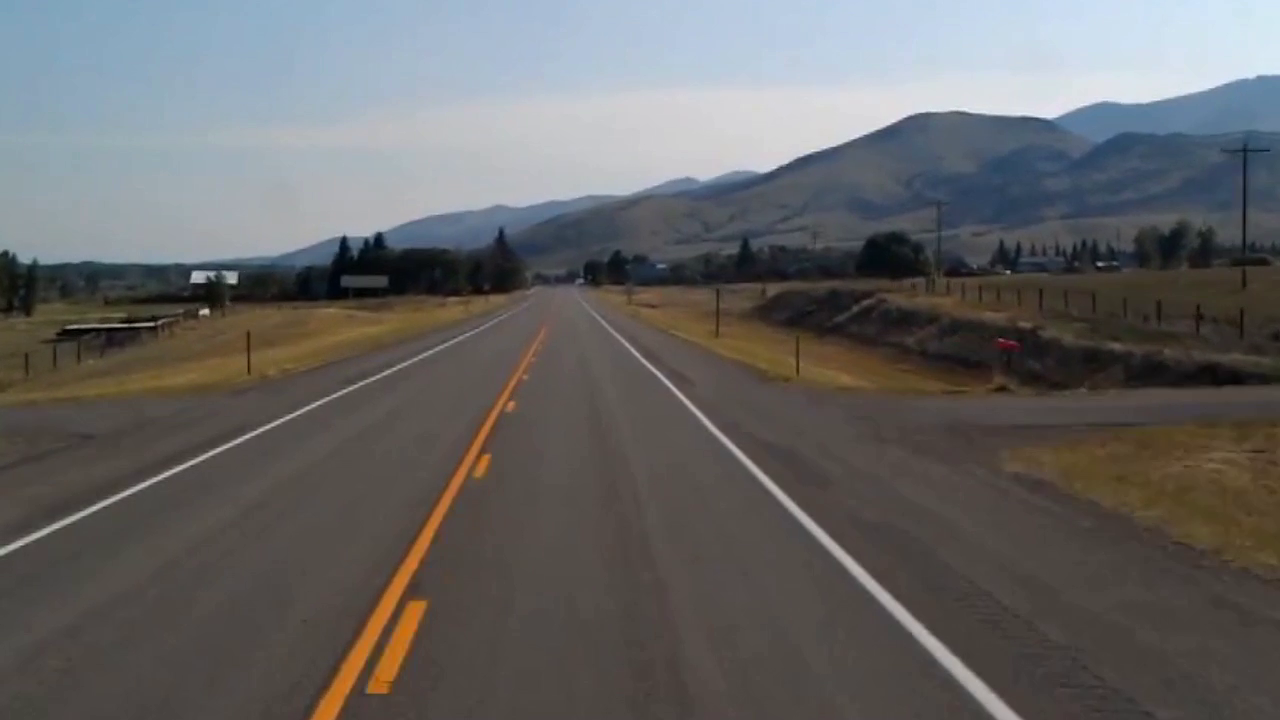
#> input picture frame 21 of Finding_Lanes/video1.mp4, 1280 x 720 px
$ python main.py
#> lines starting #> are read from the running program, lines starting #| are printed output that depends on the picture; after the words box and inside, x2 and y2 are one past the last pixel; in counts of white or black regions, pixels touching at a corner belong together
#> further down, frame is the input picture: shape (720, 1280, 3); mean B, G, R 101.4, 101.6, 102.4
import cv2
import numpy as np


# 1. convert the image to gray scale
# 2. blur the image
# 3. detect the edges
# 4. create a mask
# 5. apply the mask to the image
# 6. detect the lines
# 7. average the lines
# 8. display the lines


def make_coordinate(image, line_parameters):
    slope, intercept = line_parameters
    y1 = image.shape[0]
    y2 = int(y1*(3/5))
    x1 = int((y1-intercept)/slope)
    x2 = int((y2-intercept)/slope)
    return np.array([x1, y1, x2, y2])


def average_lines_intercept(image, lines):
    left_fit = []
    right_fit = []
    for line in lines:
        x1, y1, x2, y2 = line.reshape(4)
        parameters = np.polyfit((x1, x2), (y1, y2), 1)
        slope = parameters[0]
        intercept = parameters[1]
        if slope < 0:
            left_fit.append((slope, intercept))
        else:
            right_fit.append((slope, intercept))
    left_fit_average = np.average(left_fit, axis=0)
    right_fit_average = np.average(right_fit, axis=0)
    left_line = make_coordinate(image, left_fit_average)
    right_line = make_coordinate(image, right_fit_average)
    return np.array([left_line, right_line])


def canny(image):
    gray = cv2.cvtColor(image, cv2.COLOR_RGB2GRAY)  # gray scale 로 변환
    blur = cv2.GaussianBlur(gray, (5, 5), 0)  # blur 처리
    canny = cv2.Canny(blur, 50, 150)  # canny edge detection
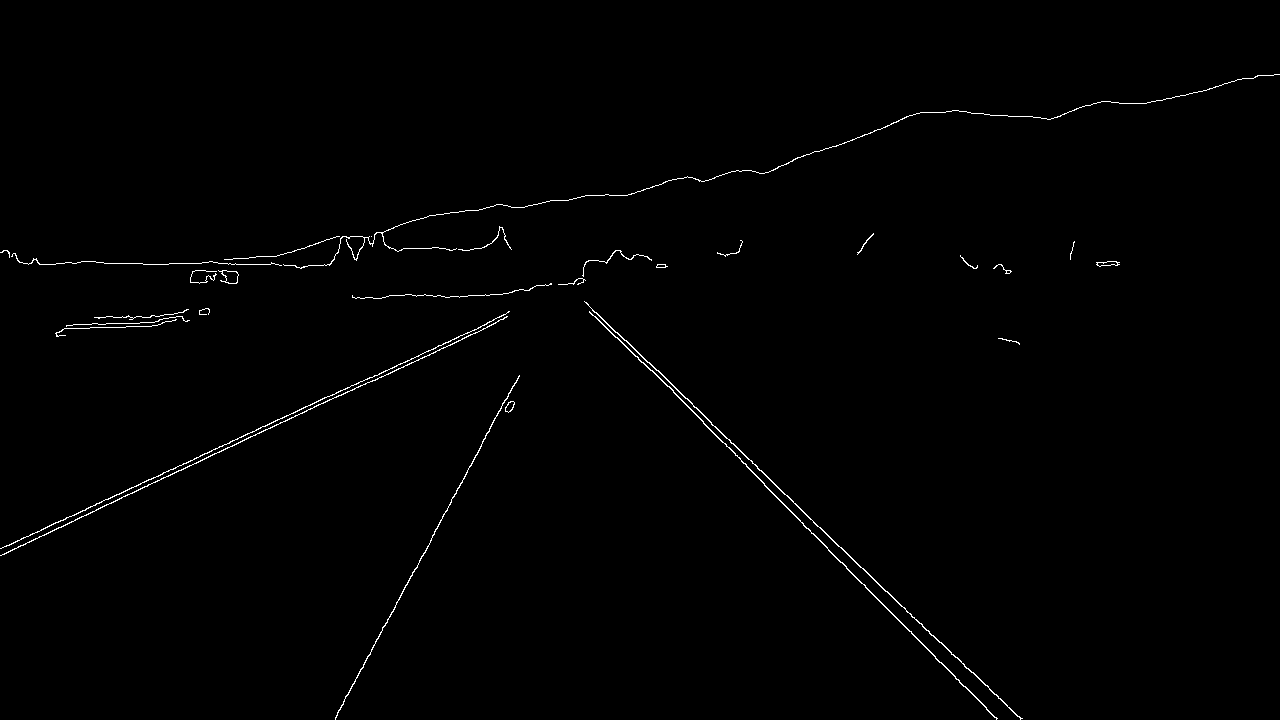
#> canny: shape (720, 1280); 0.71% white in thin lines or dots, all inside (x1, y1, x2, y2) = (0, 74, 1280, 720)
    return canny  # canny edge detection 결과 반환


def display_lines(image, lines):
    line_image = np.zeros_like(image)
    if lines is not None:
        for x1, y1, x2, y2 in lines:
            cv2.line(line_image, (x1, y1), (x2, y2), (0, 0, 255), 10)
    return line_image


def roi(image):
    height = image.shape[0]
    polygons = np.array([
        [(200, height), (1100, height), (550, 250)]
    ])
    mask = np.zeros_like(image)
    cv2.fillPoly(mask, polygons, 255)
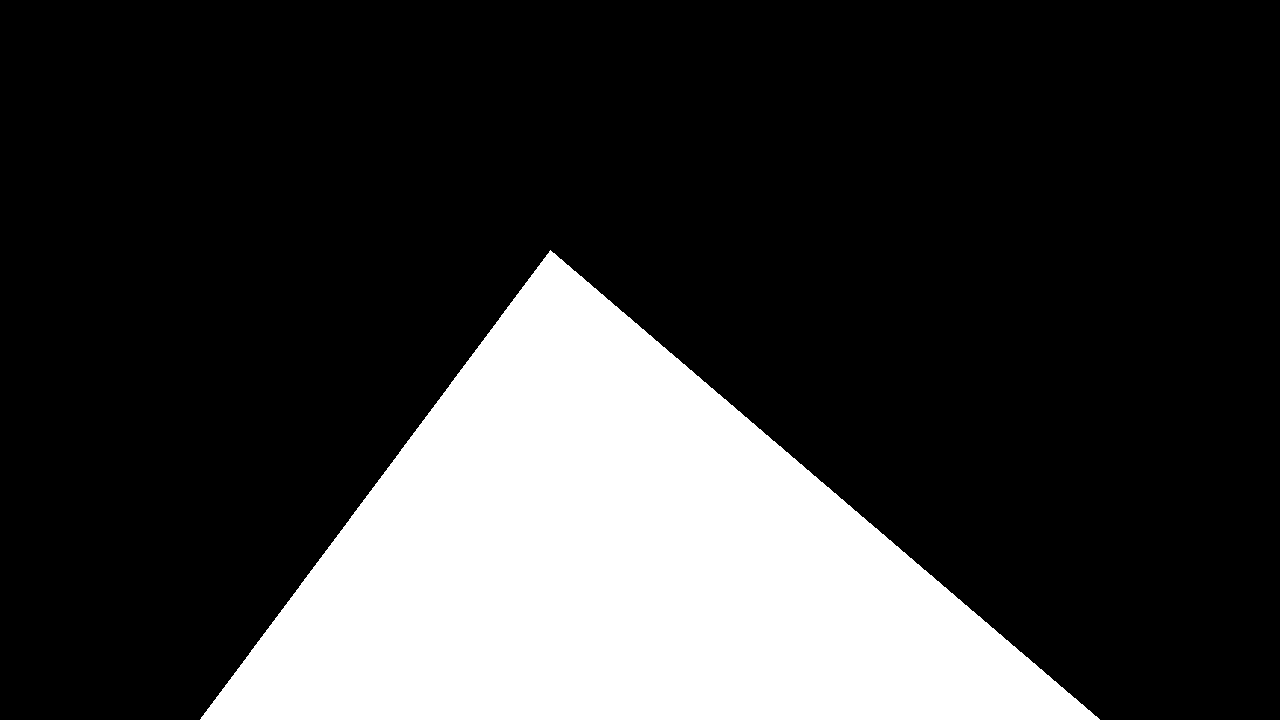
#> mask: shape (720, 1280); 23% white; 1 white region, box (x1, y1, x2, y2) and area: (200, 250, 1100, 720) 211775
    masked_image = cv2.bitwise_and(image, mask)
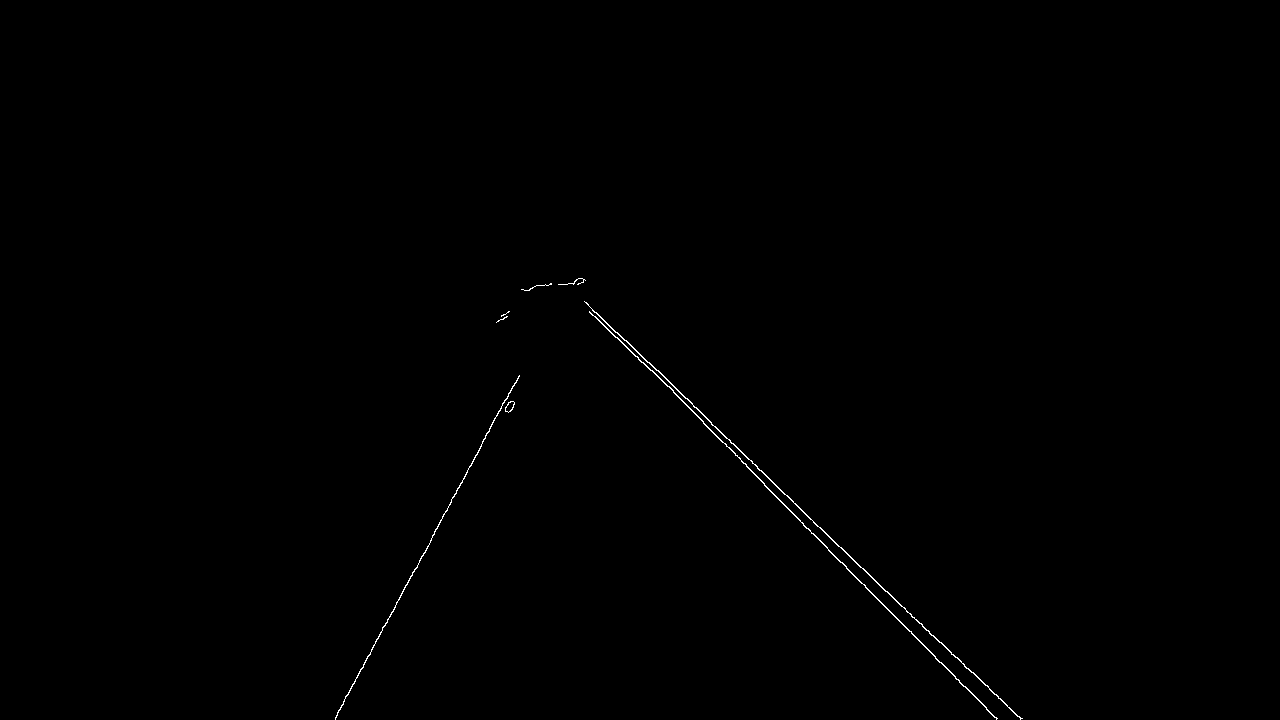
#> masked_image: shape (720, 1280); 0.25% white in thin lines or dots, all inside (x1, y1, x2, y2) = (335, 278, 1023, 720)
    return masked_image


cap = cv2.VideoCapture("video1.mp4")

while(cap.isOpened()):
    _, frame = cap.read()
    canny_image = canny(frame)
    cropped_image = roi(canny_image)
    lines = cv2.HoughLinesP(cropped_image, 2, np.pi/180,
                            100, np.array([]), minLineLength=40, maxLineGap=5)
#> lines = [[617, 332, 912, 617], [637, 356, 764, 483], [335, 719, 512, 386], [764, 485, 986, 707], [828, 550, 996, 718], [904, 607, 971, 672], [652, 370, 703, 421], [957, 657, 1020, 718]]
    averaged_lines = average_lines_intercept(frame, lines)
#> the loop in average_lines_intercept, `for line in lines:` made 8 passes
#> (x1, y1, x2, y2, slope, intercept) on passes 1 to 8: (617, 332, 912, 617, 0.966, -264.1), (637, 356, 764, 483, 1, -281), (335, 719, 512, 386, -1.88, 1349.3), (764, 485, 986, 707, 1, -279), (828, 550, 996, 718, 1, -278), (904, 607, 971, 672, 0.97, -270), (652, 370, 703, 421, 1, -282), (957, 657, 1020, 718, 0.968, -269.6)
#> after the loop in average_lines_intercept, `for line in lines:`: left_fit = [(-1.88, 1349.3)]; right_fit = [(0.966, -264.1), (1, -281), (1, -279), (1, -278), (0.97, -270), (1, -282), (0.968, -269.6)]
#> in average_lines_intercept, `left_fit_average = np.average(left_fit, axis=0)`: left_fit_average = [-1.88, 1349.3]
#> in average_lines_intercept, `right_fit_average = np.average(right_fit, axis=0)`: right_fit_average = [0.986, -274.8]
#> in make_coordinate, `slope, intercept = line_parameters`: slope = -1.88; intercept = 1349.3
#> in make_coordinate, `x1 = int((y1-intercept)/slope)`: x1 = 334
#> in make_coordinate, `x2 = int((y2-intercept)/slope)`: x2 = 487
#> in average_lines_intercept, `left_line = make_coordinate(image, left_fit_average)`: left_line = [334, 720, 487, 432]
#> in average_lines_intercept, `right_line = make_coordinate(image, right_fit_average)`: right_line = [1008, 720, 716, 432]
#> averaged_lines = [[334, 720, 487, 432], [1008, 720, 716, 432]]
    line_image = display_lines(frame, averaged_lines)
#> the loop in display_lines, `for x1, y1, x2, y2 in lines:` made 2 passes
    combo_image = cv2.addWeighted(frame, 0.8, line_image, 1, 1)
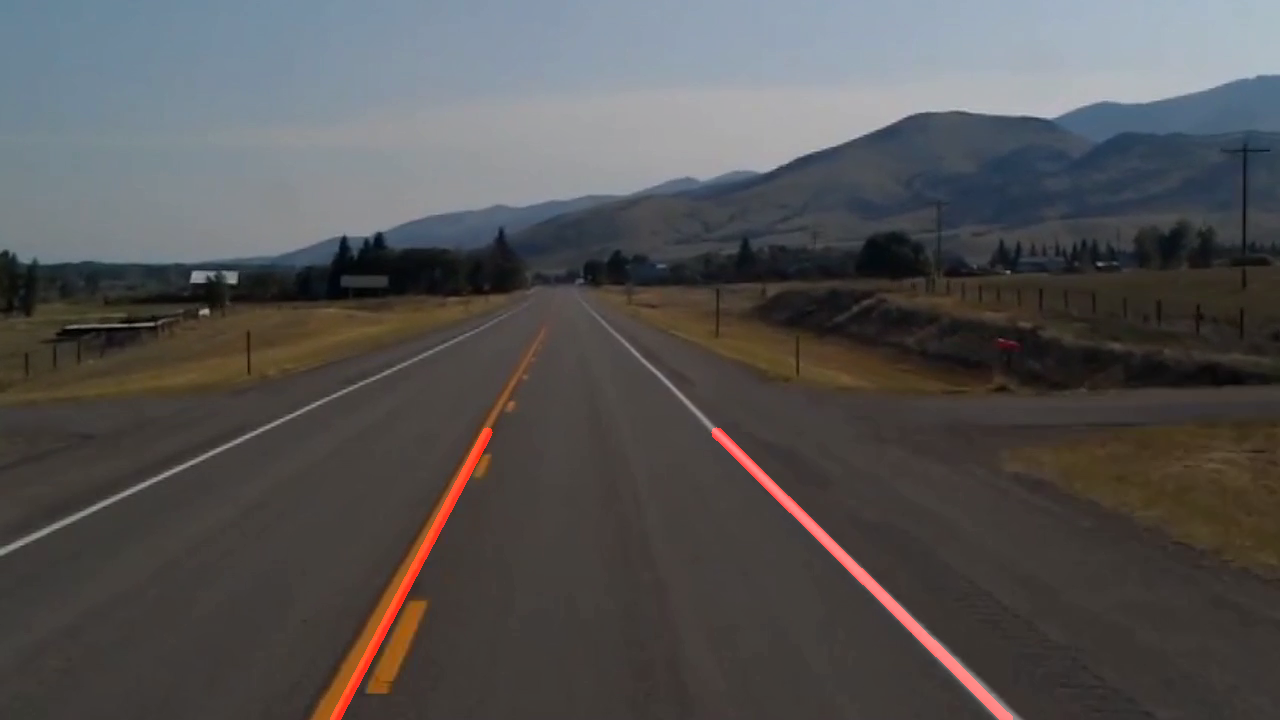
#> combo_image: shape (720, 1280, 3); mean B, G, R 82.1, 82.3, 84.1
    cv2.imshow("result", combo_image)
    if cv2.waitKey(10) == ord('q'):
#> (key q is pressed here)
        break
cap.release()
cv2.destroyAllWindows()

$ run again, starting later in the video
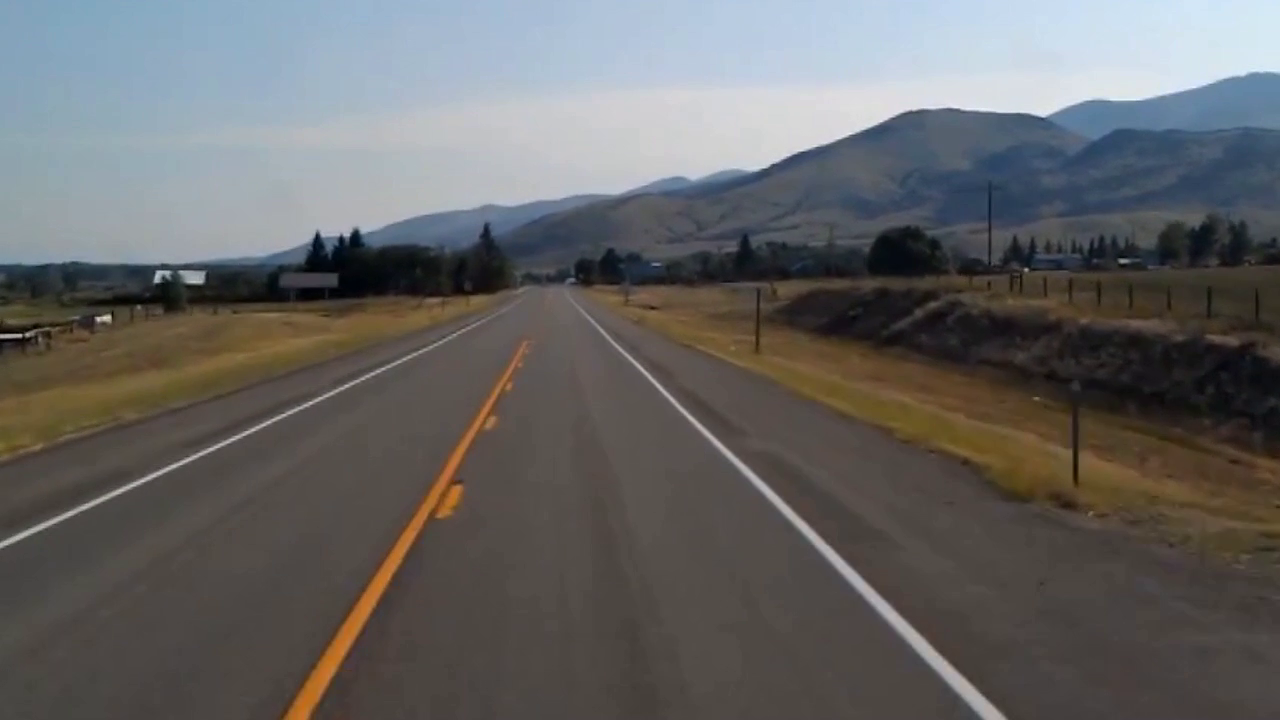
#> input picture frame 95 of Finding_Lanes/video1.mp4, 1280 x 720 px
#> frame is the input picture: shape (720, 1280, 3); mean B, G, R 100.6, 100.9, 101.5
#> in canny, `canny = cv2.Canny(blur, 50, 150)`:
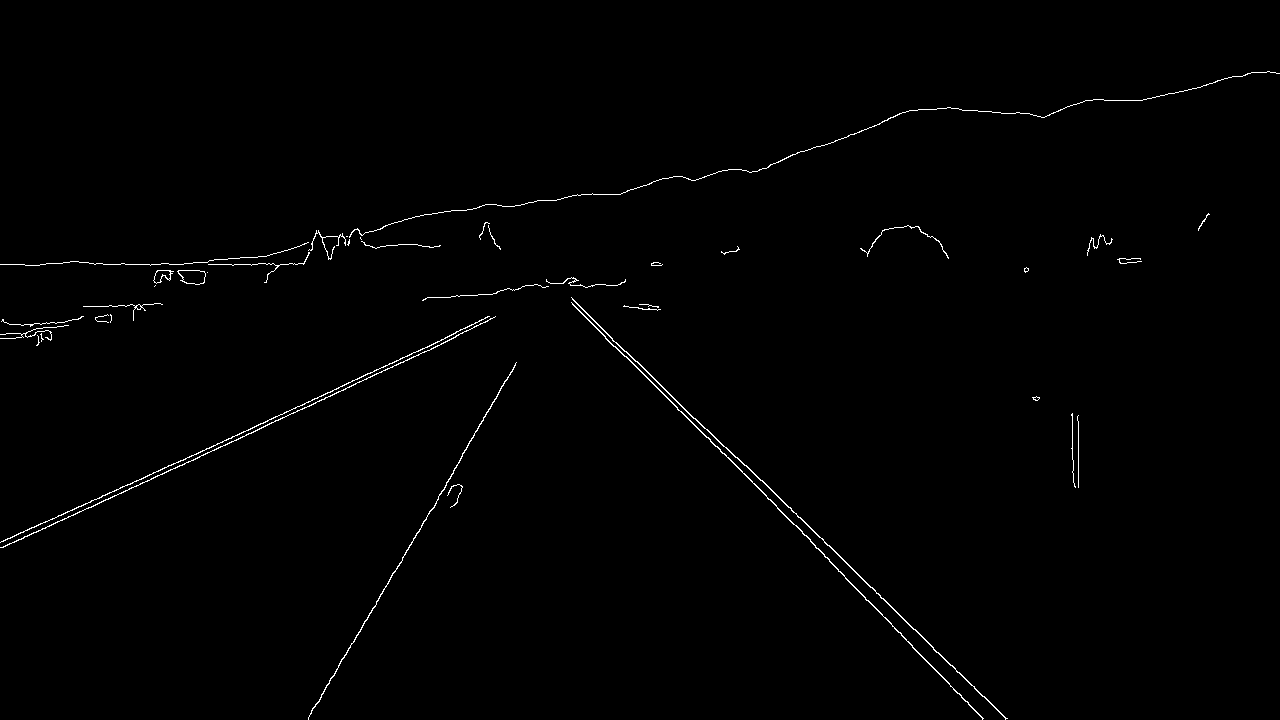
#> canny: shape (720, 1280); 0.73% white in thin lines or dots
#> mask: shape (720, 1280); 23% white; 1 white region, box (x1, y1, x2, y2) and area: (200, 250, 1100, 720) 211775
#> masked_image: shape (720, 1280); 0.26% white in thin lines or dots, all inside (x1, y1, x2, y2) = (308, 277, 1008, 720)
#> lines = 16 rows, first 6: [581, 308, 735, 457], [572, 304, 624, 356], [615, 346, 722, 453], [402, 557, 431, 509], [418, 532, 462, 456], [864, 596, 912, 645]
#> the loop in average_lines_intercept, `for line in lines:` made 16 passes
#> (x1, y1, x2, y2, slope, intercept) on passes 1 to 8: (581, 308, 735, 457, 0.968, -254.1), (572, 304, 624, 356, 1, -268), (615, 346, 722, 453, 1, -269), (402, 557, 431, 509, -1.66, 1222.4), (418, 532, 462, 456, -1.73, 1254), (864, 596, 912, 645, 1.02, -286), (822, 538, 913, 629, 1, -284), (952, 665, 1005, 718, 1, -287)
#> after the loop in average_lines_intercept, `for line in lines:`: left_fit = [(-1.66, 1222.4), (-1.73, 1254), (-1.72, 1247.6), (-1.74, 1258.7)]; right_fit = [(0.968, -254.1), (1, -268), (1, -269), (1.02, -286), (1, -284), (1, -287), (1.03, -292.9), (1.03, -289.9), (0.982, -269.1), (1.02, -288.5), (0.964, -252.8), (1.02, -285)]
#> left_fit_average = [-1.71, 1245.7]
#> right_fit_average = [1, -277.2]
#> in make_coordinate, `slope, intercept = line_parameters`: slope = -1.71; intercept = 1245.7
#> in make_coordinate, `x1 = int((y1-intercept)/slope)`: x1 = 307
#> in make_coordinate, `x2 = int((y2-intercept)/slope)`: x2 = 475
#> left_line = [307, 720, 475, 432]
#> right_line = [994, 720, 707, 432]
#> averaged_lines = [[307, 720, 475, 432], [994, 720, 707, 432]]
#> the loop in display_lines, `for x1, y1, x2, y2 in lines:` made 2 passes
#> `combo_image = cv2.addWeighted(frame, 0.8, line_image, 1, 1)`:
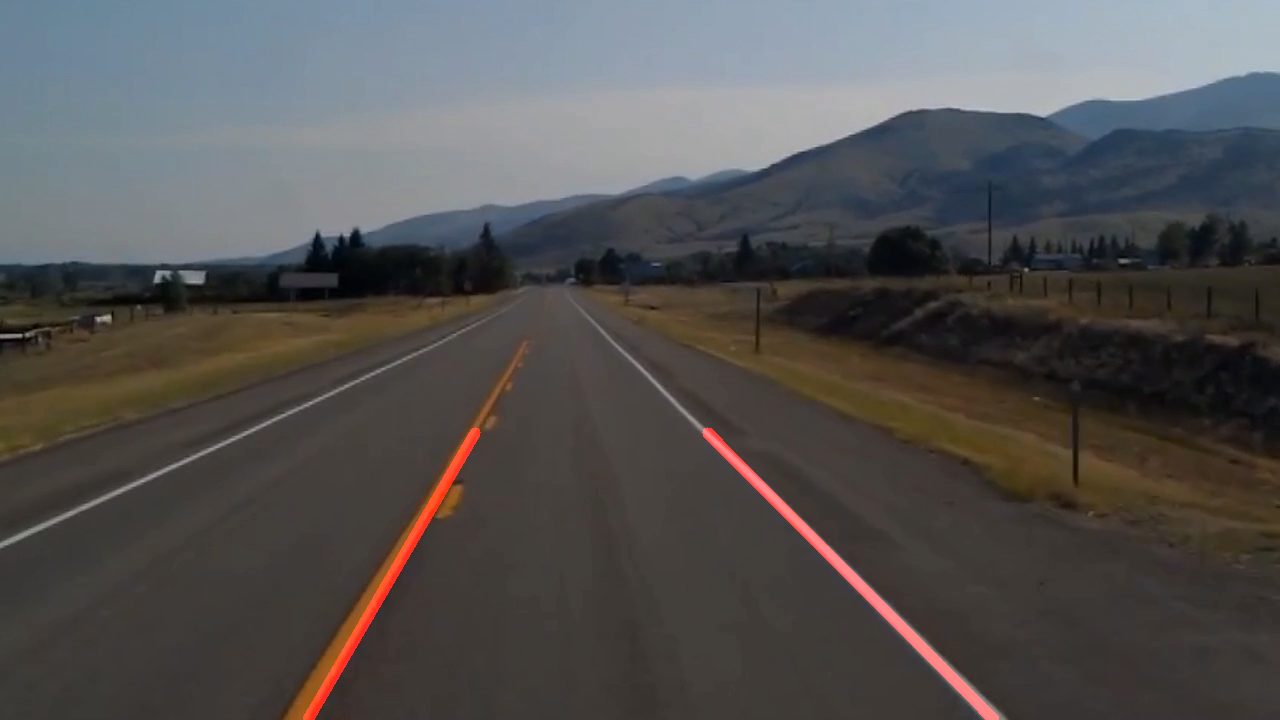
#> combo_image: shape (720, 1280, 3); mean B, G, R 81.4, 81.7, 83.5
